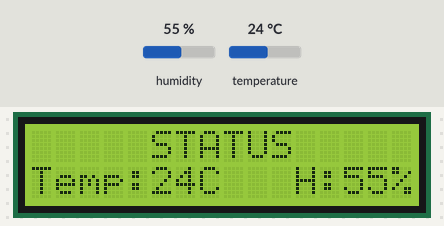
A sketch run on a simulated Arduino Uno, built with avr-gcc and run on an emulated ATmega328P. Parts: 16×2 character LCD. The inputs (shaded band) are chosen by the test bench; at power-on: humidity 55 %, temperature 24 °C. What the sketch prints to the serial monitor is not drawn.

Above: at 1.2 s.
1.3 s: humidity set to 22 %
At 3.0 s:
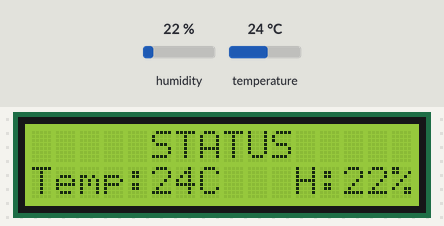
4.1 s: temperature set to 12 °C
At 4.5 s:
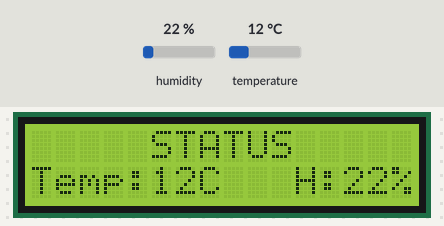
6.9 s: humidity set to 40 %
At 8.7 s:
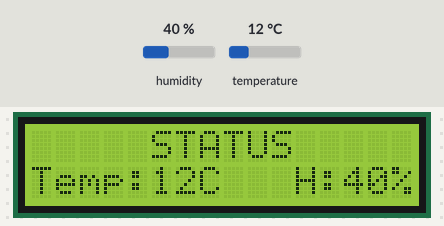
9.8 s: temperature set to 19 °C
At 11.4 s:
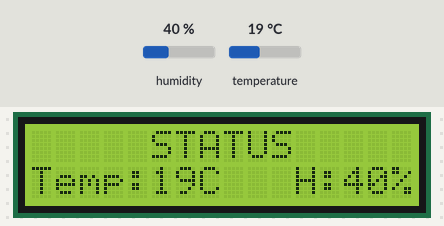
Timing chart, 0 to 12.9 s (numbered marks = the images above; inputs shaded):
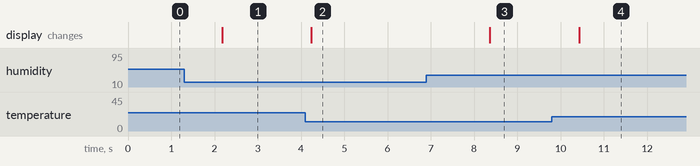

The sketch:

Dry_box_final.ino
```cpp
//* How to use the DHT-11 sensor with Arduino
//   Temperature and humidity sensor and
//   I2C LCD1602
 //  SDA --> A4
 //  SCL --> A5

//Libraries
#include <DHT.h>;
//I2C LCD:
#include <LiquidCrystal_I2C.h>
#include <Wire.h>

LiquidCrystal_I2C lcd(0x3F, 16, 2); // set the LCD address to 0x27 for a 16 chars and 2 line display

//Constants
#define DHTPIN 0     // what pin we're connected to
#define DHTTYPE DHT11   // DHT 11
DHT dht(DHTPIN, DHTTYPE); //// Initialize DHT sensor for normal 16mhz Arduino

//Variables
//int chk;
int h;  //Stores humidity value
int t; //Stores temperature value

void setup()
{
    Serial.begin(9600);
    Serial.println("Temperature and Humidity Sensor Test");
    dht.begin();
    lcd.begin(); //initialize the lcd
    lcd.backlight(); //open the backlight
}

void loop()
{
    //Read data and store it to variables h (humidity) and t (temperature)
    // Reading temperature or humidity takes about 250 milliseconds!
    h = dht.readHumidity();
    t = dht.readTemperature();

    //Print temp and humidity values to serial monitor
    Serial.print("Humidity: ");
    Serial.print(h);
    Serial.print(" %, Temp: ");
    Serial.print(t);
    Serial.println(" ° Celsius");

// set the cursor to (0,0):
// print from 0 to 9:

    lcd.setCursor(5, 0);
    lcd.print("STATUS");

    lcd.setCursor(0, 1);
    lcd.print("Temp:");
    lcd.print(t);
    lcd.print("C");


    lcd.setCursor(11, 1);
    lcd.print("H:");
    lcd.print(h);
    lcd.print("%");

  delay(1000); //Delay 1 sec.
}
```

Measured:
- after the input at 1.3 s, the display: changes after 0.87 s (image 1)
- after the input at 4.1 s, the display: changes after 0.14 s (image 2)
- after the input at 6.9 s, the display: changes after 1.5 s (image 3)
- after the input at 9.8 s, the display: changes after 0.63 s (image 4)
